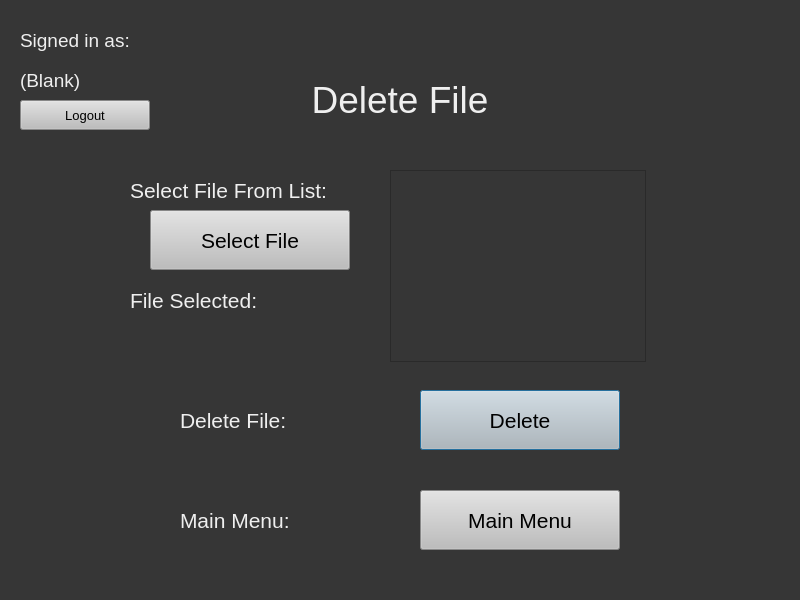
<?xml version="1.0" encoding="UTF-8"?>
<ui version="4.0">
 <class>Dialog</class>
 <widget class="QDialog" name="Dialog">
  <property name="enabled">
   <bool>true</bool>
  </property>
  <property name="geometry">
   <rect>
    <x>0</x>
    <y>0</y>
    <width>800</width>
    <height>600</height>
   </rect>
  </property>
  <property name="windowTitle">
   <string>Dialog</string>
  </property>
  <property name="styleSheet">
   <string notr="true">background-color: rgb(54, 54, 54);</string>
  </property>
  <widget class="QLabel" name="label">
   <property name="geometry">
    <rect>
     <x>250</x>
     <y>50</y>
     <width>300</width>
     <height>100</height>
    </rect>
   </property>
   <property name="styleSheet">
    <string notr="true">color: rgb(239, 239, 239);
font-size:28pt;</string>
   </property>
   <property name="text">
    <string>Delete File</string>
   </property>
   <property name="alignment">
    <set>Qt::AlignCenter</set>
   </property>
  </widget>
  <widget class="QPushButton" name="deleteButton">
   <property name="geometry">
    <rect>
     <x>420</x>
     <y>390</y>
     <width>200</width>
     <height>60</height>
    </rect>
   </property>
   <property name="styleSheet">
    <string notr="true">background-color: rgb(189, 189, 189);
font-size: 16pt ;</string>
   </property>
   <property name="text">
    <string>Delete</string>
   </property>
  </widget>
  <widget class="QLabel" name="label_4">
   <property name="geometry">
    <rect>
     <x>180</x>
     <y>400</y>
     <width>240</width>
     <height>40</height>
    </rect>
   </property>
   <property name="styleSheet">
    <string notr="true">color: rgb(239, 239, 239);
font-size:16pt;</string>
   </property>
   <property name="text">
    <string>Delete File:</string>
   </property>
  </widget>
  <widget class="QLabel" name="label_2">
   <property name="geometry">
    <rect>
     <x>180</x>
     <y>500</y>
     <width>240</width>
     <height>40</height>
    </rect>
   </property>
   <property name="styleSheet">
    <string notr="true">color: rgb(239, 239, 239);
font-size:16pt;</string>
   </property>
   <property name="text">
    <string>Main Menu:</string>
   </property>
  </widget>
  <widget class="QPushButton" name="mainMenuButton">
   <property name="geometry">
    <rect>
     <x>420</x>
     <y>490</y>
     <width>200</width>
     <height>60</height>
    </rect>
   </property>
   <property name="styleSheet">
    <string notr="true">background-color: rgb(189, 189, 189);
font-size: 16pt ;</string>
   </property>
   <property name="text">
    <string>Main Menu</string>
   </property>
  </widget>
  <widget class="QLabel" name="label_6">
   <property name="geometry">
    <rect>
     <x>20</x>
     <y>20</y>
     <width>200</width>
     <height>40</height>
    </rect>
   </property>
   <property name="styleSheet">
    <string notr="true">color: rgb(239, 239, 239);
font-size:14pt;</string>
   </property>
   <property name="text">
    <string>Signed in as:</string>
   </property>
  </widget>
  <widget class="QLabel" name="usernameLabel">
   <property name="geometry">
    <rect>
     <x>20</x>
     <y>60</y>
     <width>200</width>
     <height>40</height>
    </rect>
   </property>
   <property name="styleSheet">
    <string notr="true">color: rgb(239, 239, 239);
font-size:14pt;</string>
   </property>
   <property name="text">
    <string>(Blank)</string>
   </property>
  </widget>
  <widget class="QPushButton" name="logoutButton">
   <property name="geometry">
    <rect>
     <x>20</x>
     <y>100</y>
     <width>130</width>
     <height>30</height>
    </rect>
   </property>
   <property name="styleSheet">
    <string notr="true">background-color: rgb(189, 189, 189);
font-size: 10pt ;</string>
   </property>
   <property name="text">
    <string>Logout</string>
   </property>
  </widget>
  <widget class="QListWidget" name="fileList">
   <property name="geometry">
    <rect>
     <x>390</x>
     <y>170</y>
     <width>256</width>
     <height>192</height>
    </rect>
   </property>
   <property name="styleSheet">
    <string notr="true">color: rgb(239, 239, 239);</string>
   </property>
  </widget>
  <widget class="QLabel" name="label_3">
   <property name="geometry">
    <rect>
     <x>130</x>
     <y>280</y>
     <width>240</width>
     <height>40</height>
    </rect>
   </property>
   <property name="styleSheet">
    <string notr="true">color: rgb(239, 239, 239);
font-size:16pt;</string>
   </property>
   <property name="text">
    <string>File Selected:</string>
   </property>
  </widget>
  <widget class="QLabel" name="fileSelected">
   <property name="geometry">
    <rect>
     <x>130</x>
     <y>330</y>
     <width>240</width>
     <height>40</height>
    </rect>
   </property>
   <property name="styleSheet">
    <string notr="true">color: rgb(239, 239, 239);
font-size:16pt;</string>
   </property>
   <property name="text">
    <string/>
   </property>
  </widget>
  <widget class="QLabel" name="label_5">
   <property name="geometry">
    <rect>
     <x>130</x>
     <y>170</y>
     <width>250</width>
     <height>40</height>
    </rect>
   </property>
   <property name="styleSheet">
    <string notr="true">color: rgb(239, 239, 239);
font-size:16pt;</string>
   </property>
   <property name="text">
    <string>Select File From List:</string>
   </property>
  </widget>
  <widget class="QPushButton" name="selectFileButton">
   <property name="geometry">
    <rect>
     <x>150</x>
     <y>210</y>
     <width>200</width>
     <height>60</height>
    </rect>
   </property>
   <property name="styleSheet">
    <string notr="true">background-color: rgb(189, 189, 189);
font-size: 16pt ;</string>
   </property>
   <property name="text">
    <string>Select File</string>
   </property>
  </widget>
 </widget>
 <resources/>
 <connections/>
</ui>
